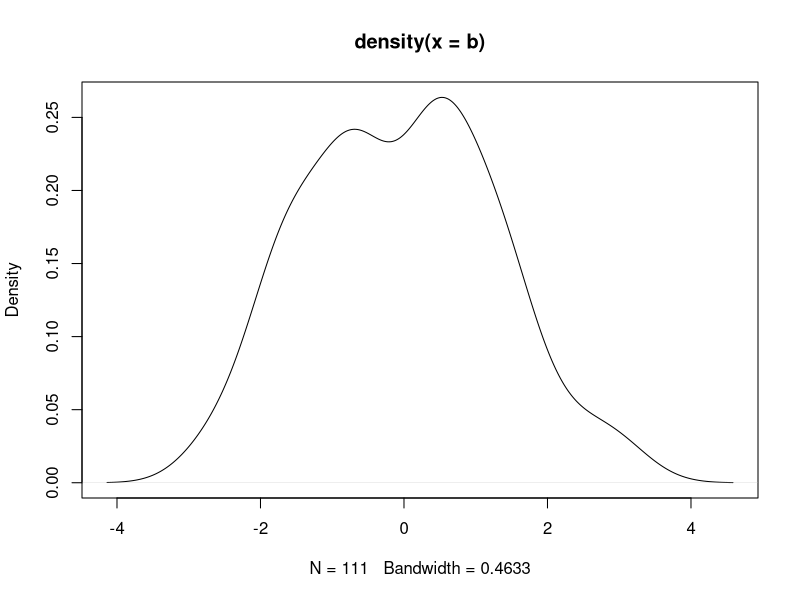

The R source for this figure:
library(lme4)       # glmer(), mixed effects (subject specific)
library(geepack)    # geeglm(), population average
data(respiratory)

head(respiratory)
respiratory$center = as.factor(respiratory$center)
respiratory$treat = ifelse(respiratory$treat == "P", "Placebo", "Active")
respiratory$sex = ifelse(respiratory$sex == "M", "Male", "Female")
respiratory$baseline = as.factor(respiratory$baseline)
respiratory$baseline = ifelse(respiratory$baseline == "0", "Poor", "Good")
respiratory$unique.id = respiratory$id
respiratory$unique.id[225:444] = respiratory$unique.id[225:444] + 56
head(respiratory)

# correlation matrix of the binary outcomes
cor(matrix(respiratory$outcome, 111, 4, byrow = TRUE))

pa.mod = geeglm(outcome ~ treat + center + age + sex + baseline,
    data = respiratory, id = unique.id, family = binomial, corstr = "unstructured")

ss.mod = glmer(outcome ~ treat + center + age + sex + baseline + 
    (1|unique.id), data = respiratory, family = binomial)
# get random effects
ranef(ss.mod)
b = ranef(ss.mod)[[1]][,1]

# "should" look normal
plot(density(b))

# compare two models
summary(pa.mod)[[6]]
summary(ss.mod)[[10]]


### naive fitting (independent observations)
summary(glm(outcome ~ treat + center + age + sex + baseline,
    data = respiratory, family = binomial))
summary(pa.mod)
# 
